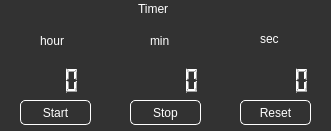
         <widget class="QGroupBox" name="groupBox_2">
          <property name="geometry">
           <rect>
            <x>950</x>
            <y>380</y>
            <width>331</width>
            <height>131</height>
           </rect>
          </property>
          <property name="styleSheet">
           <string notr="true">color:white;
	background-color: rgb(50,50,50);
	border-radius: 20px;</string>
          </property>
          <property name="title">
           <string notr="true">                                         Timer</string>
          </property>
          <property name="alignment">
           <set>Qt::AlignLeading|Qt::AlignLeft|Qt::AlignVCenter</set>
          </property>
          <widget class="QLCDNumber" name="lcdNumber_hour">
           <property name="geometry">
            <rect>
             <x>10</x>
             <y>60</y>
             <width>71</width>
             <height>41</height>
            </rect>
           </property>
          </widget>
          <widget class="QPushButton" name="Timer_start">
           <property name="geometry">
            <rect>
             <x>20</x>
             <y>100</y>
             <width>71</width>
             <height>25</height>
            </rect>
           </property>
           <property name="styleSheet">
            <string notr="true">	color: white;
	border: 1px solid white;
	border-radius: 5px;</string>
           </property>
           <property name="text">
            <string>Start</string>
           </property>
          </widget>
          <widget class="QLCDNumber" name="lcdNumber_min">
           <property name="geometry">
            <rect>
             <x>130</x>
             <y>60</y>
             <width>71</width>
             <height>41</height>
            </rect>
           </property>
          </widget>
          <widget class="QLCDNumber" name="lcdNumber_sec">
           <property name="geometry">
            <rect>
             <x>240</x>
             <y>60</y>
             <width>71</width>
             <height>41</height>
            </rect>
           </property>
          </widget>
          <widget class="QPushButton" name="Timer_reset">
           <property name="geometry">
            <rect>
             <x>240</x>
             <y>100</y>
             <width>71</width>
             <height>25</height>
            </rect>
           </property>
           <property name="styleSheet">
            <string notr="true">	color: white;
	border: 1px solid white;
	border-radius: 5px;</string>
           </property>
           <property name="text">
            <string>Reset</string>
           </property>
          </widget>
          <widget class="QPushButton" name="Timer_stop">
           <property name="geometry">
            <rect>
             <x>130</x>
             <y>100</y>
             <width>71</width>
             <height>25</height>
            </rect>
           </property>
           <property name="styleSheet">
            <string notr="true">	color: white;
	border: 1px solid white;
	border-radius: 5px;</string>
           </property>
           <property name="text">
            <string>Stop</string>
           </property>
          </widget>
          <widget class="QLabel" name="label_6">
           <property name="geometry">
            <rect>
             <x>40</x>
             <y>30</y>
             <width>41</width>
             <height>21</height>
            </rect>
           </property>
           <property name="text">
            <string>hour</string>
           </property>
           <property name="textFormat">
            <enum>Qt::AutoText</enum>
           </property>
          </widget>
          <widget class="QLabel" name="label_4">
           <property name="geometry">
            <rect>
             <x>150</x>
             <y>30</y>
             <width>41</width>
             <height>21</height>
            </rect>
           </property>
           <property name="text">
            <string>min</string>
           </property>
           <property name="textFormat">
            <enum>Qt::AutoText</enum>
           </property>
          </widget>
          <widget class="QLabel" name="label_5">
           <property name="geometry">
            <rect>
             <x>260</x>
             <y>30</y>
             <width>31</width>
             <height>17</height>
            </rect>
           </property>
           <property name="text">
            <string>sec</string>
           </property>
          </widget>
         </widget>
